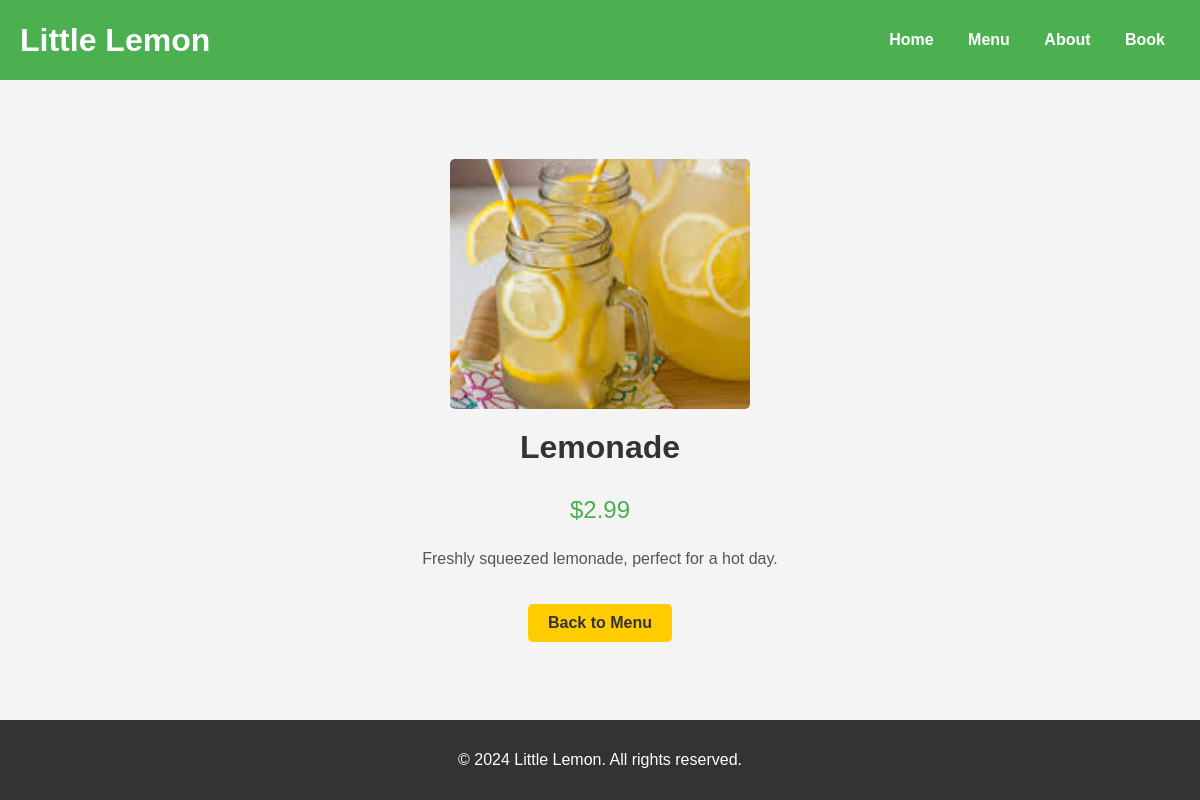
The app's page /menu_item/5/ with its own data.
### menu/models.py (models this page shows, shortened)
class MenuItem(models.Model):
    name = models.CharField(max_length=100)
    price = models.DecimalField(max_digits=6, decimal_places=2)
    description = models.TextField()
    image = models.ImageField(upload_to="menu_images/", blank=True, null=True)

### menu/views.py (the view)
# urls.py: path("menu_item/<int:item_id>/", views.menu_item, name="menu_item"),
def menu_item(request, item_id):
    item = get_object_or_404(MenuItem, id=item_id)
    return render(request, "menu_item.html", {"item": item})

### menu/templates/menu_item.html (shortened to what this page needs)
<!DOCTYPE html>
<html lang="en">
<head>
    {% load static %}
    <link rel="stylesheet" href="{% static 'css/styles.css' %}">
</head>
<body>
    <header>
        <div class="container">
            <div class="logo">
                <h1>Little Lemon</h1>
            </div>
            <nav>
                <ul>
                    <li><a href="/">Home</a></li>
                    <li><a href="/menu/">Menu</a></li>
                    <li><a href="/about/">About</a></li>
                    <li><a href="/book/">Book</a></li>
                </ul>
            </nav>
        </div>
    </header>
    <main>
        <section class="item-details">
            <img src="{{ item.image.url }}" alt="{{ item.name }}">
            <h2>{{ item.name }}</h2>
            <p class="price">${{ item.price }}</p>
            <p>{{ item.description }}</p>
            <a class="cta-button" href="/menu/">Back to Menu</a>
        </section>
    </main>
    <footer>
        <p>&copy; 2024 Little Lemon. All rights reserved.</p>
    </footer>
</body>
</html>

### menu/static/css/styles.css (style rules this page uses)
body { font-family: Arial, sans-serif; margin: 0; padding: 0; background-color: #f4f4f4; color: #333; }
header { background-color: #4CAF50; color: white; padding: 15px 0; }
.container { display: flex; justify-content: space-between; align-items: center; max-width: 1200px; margin: 0 auto; padding: 0 20px; }
.logo { font-size: 2em; }
.logo h1 { font-size: 1em; margin: 0; padding: 0; }
nav ul { list-style-type: none; padding: 0; }
nav ul li { display: inline; margin: 0 15px; }
nav ul li a { color: white; text-decoration: none; font-weight: bold; }
.cta-button { display: inline-block; padding: 10px 20px; margin-top: 20px; background-color: #ffcc00; color: #333; text-decoration: none; border-radius: 5px; font-weight: bold; }
footer { text-align: center; padding: 15px 0; background-color: #333; color: white; position: relative; bottom: 0; width: 100%; }
.price { font-size: 1.2em; color: #4CAF50; margin-bottom: 10px; }
.item-details { text-align: center; padding: 20px; height: 75vh; display: flex; justify-content: center; align-items: center; flex-direction: column; }
.item-details img { width: 300px; height: 250px; border-radius: 5px; object-fit: cover; }
.item-details h2 { font-size: 2em; margin: 20px 0; }
.item-details .price { font-size: 1.5em; color: #4CAF50; margin: 10px 0; }
.item-details p { padding: 0 20px; color: #555; }
.item-details .cta-button { margin-top: 20px; }

### records on screen
MenuItem: image (picture), name "Lemonade", price "2.99", description "Freshly squeezed lemonade, perfect for a hot day."
